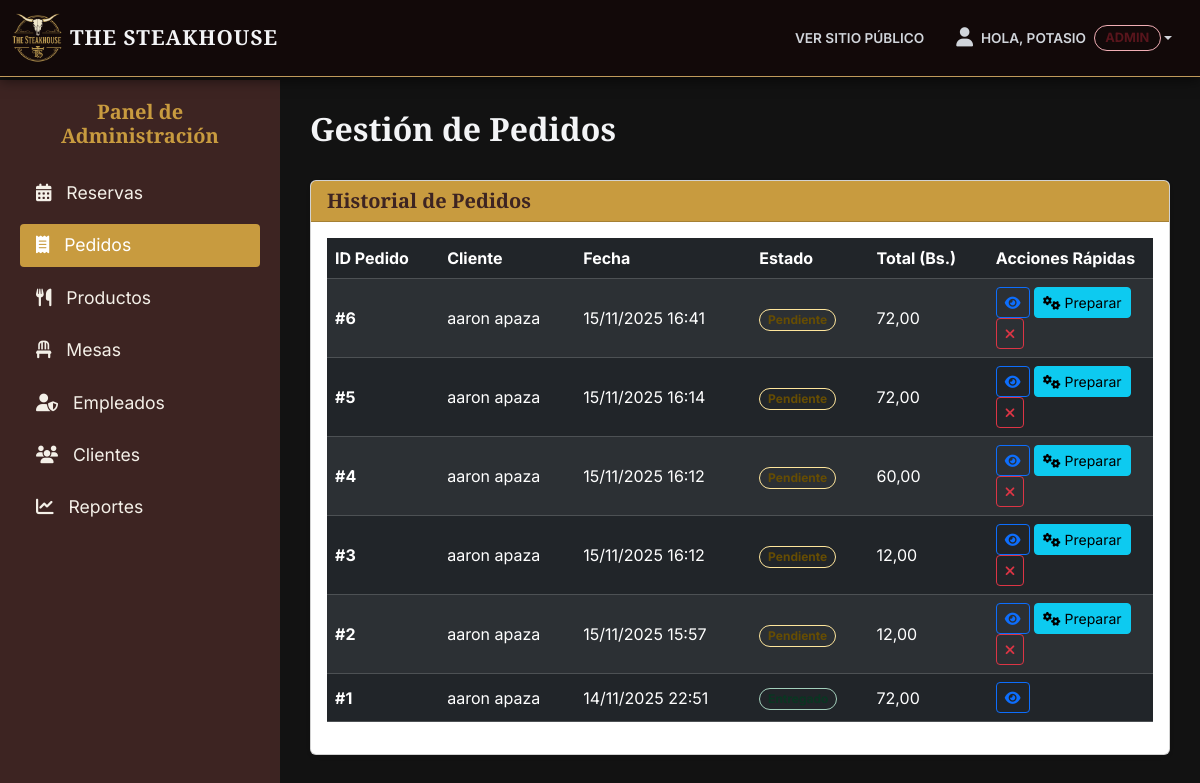
/panel/pedidos/ (signed in), run on an earlier commit of the app's database.
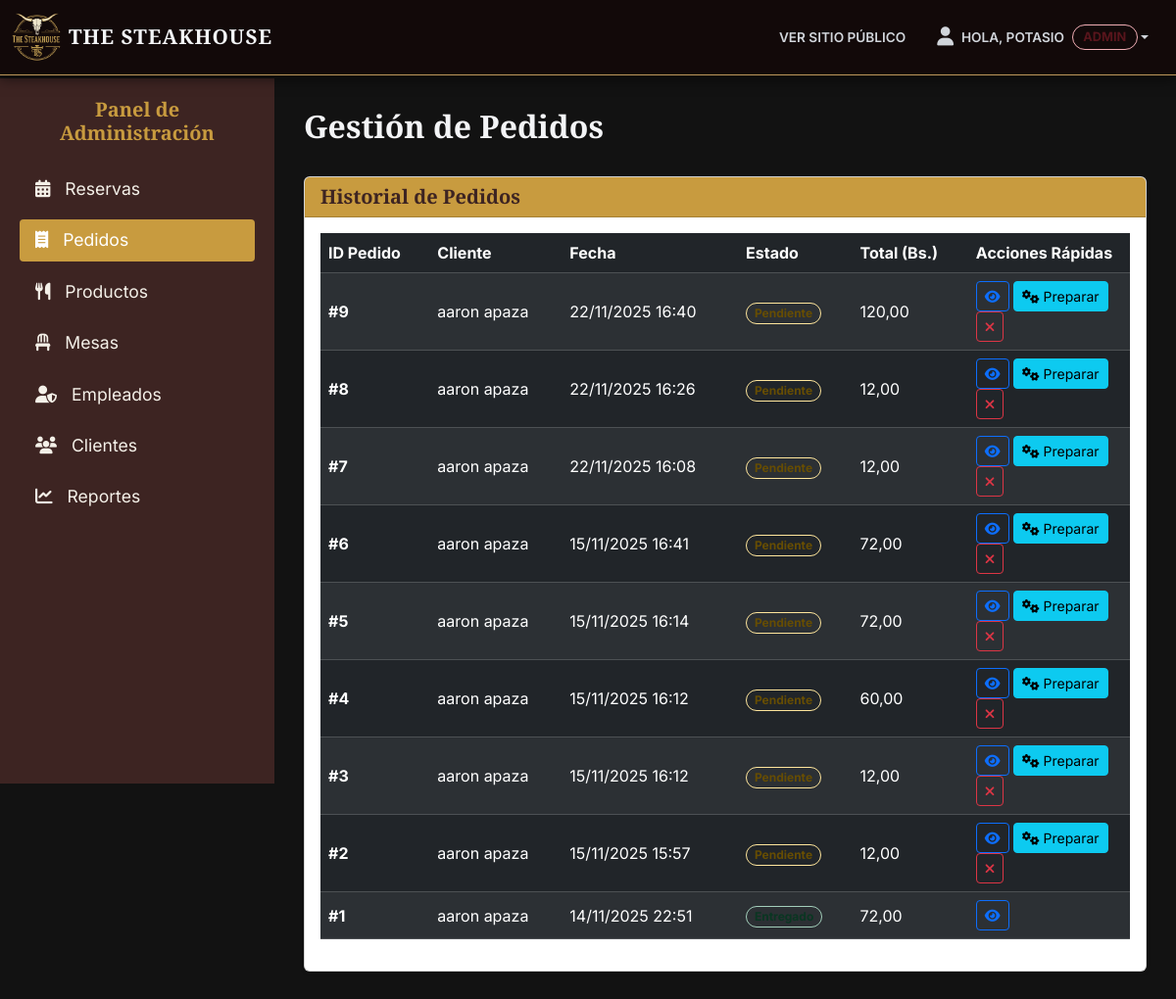
And on a later commit of the database.
### pedidos/models.py (models this page shows, shortened)
class Pedido(models.Model):
    ESTADO_PEDIDO_CHOICES = (
        ('PENDIENTE', 'Pendiente'),
        ('EN_PREPARACION', 'En Preparación'),
        ('LISTO', 'Listo para Servir'),
        ('ENTREGADO', 'Entregado'),
        ('CANCELADO', 'Cancelado'),
    )
    usuario = models.ForeignKey(settings.AUTH_USER_MODEL, on_delete=models.SET_NULL, null=True, blank=True, related_name="pedidos")
    cliente = models.ForeignKey(Cliente, on_delete=models.SET_NULL, null=True, blank=True)
    mesa = models.ForeignKey(Mesa, on_delete=models.SET_NULL, null=True, blank=True)
    fecha_pedido = models.DateTimeField(auto_now_add=True)
    estado_pedido = models.CharField(max_length=20, choices=ESTADO_PEDIDO_CHOICES, default='PENDIENTE')
    total = models.DecimalField(max_digits=10, decimal_places=2, default=0.00)

### clientes/models.py (models this page shows, shortened)
class Cliente(models.Model):
    usuario = models.OneToOneField(User, on_delete=models.CASCADE, related_name="cliente")
    nombre = models.CharField(max_length=100)
    apellido = models.CharField(max_length=100)
    email = models.EmailField(unique=True)
    telefono = models.CharField(max_length=20, blank=True, null=True)
    fecha_registro = models.DateTimeField(auto_now_add=True)
    foto_perfil = models.ImageField(upload_to='perfiles/', null=True, blank=True)

### dashboard/views.py (the view)
# urls.py: path('pedidos/', views.pedido_list, name='dashboard_pedidos'),
@staff_requerido # <-- CAMBIO
def pedido_list(request):
    pedidos = Pedido.objects.all().order_by('-fecha_pedido')
    context = {
        'pedidos': pedidos
    }
    return render(request, 'dashboard/pedido_list.html', context)

### dashboard/views.py (called while the page is built)
def staff_requerido(function):
    return user_passes_test(
        lambda u: u.is_authenticated and u.is_staff,
        login_url='login',
        redirect_field_name=None
    )(function)

### templates/dashboard/pedido_list.html (shortened to what this page needs)
{% extends 'dashboard/base_dashboard.html' %}
{% block content %}
<div class="d-flex justify-content-between align-items-center mb-4">
    <h1 class="fs-2">Gestión de Pedidos</h1>
</div>
<div class="card shadow-sm card-dark">
    <div class="card-header card-header-gold">
        <h5 class="mb-0">Historial de Pedidos</h5>
    </div>
    <div class="card-body">
        <div class="table-responsive">
            <table class="table table-dark table-striped table-hover align-middle">
                <thead>
                    <tr>
                        <th scope="col">ID Pedido</th>
                        <th scope="col">Cliente</th>
                        <th scope="col">Fecha</th>
                        <th scope="col">Estado</th>
                        <th scope="col">Total (Bs.)</th>
                        <th scope="col" style="width: 20%;">Acciones Rápidas</th>
                    </tr>
                </thead>
                <tbody>
                    {% for p in pedidos %}
                    <tr>
                        <td><strong>#{{ p.id }}</strong></td>
                        <td>
                            {% if p.cliente %}
                                {{ p.cliente.nombre }} {{ p.cliente.apellido }}
                            {% else %}
                                {{ p.usuario.username }} (Admin)
                            {% endif %}
                        </td>
                        <td>{{ p.fecha_pedido|date:"d/m/Y H:i" }}</td>
                        <td>
                            {% if p.estado_pedido == 'PENDIENTE' %}
                                <span class="badge bg-warning-emphasis text-warning-emphasis border border-warning-subtle rounded-pill">{{ p.get_estado_pedido_display }}</span>
                            {% elif p.estado_pedido == 'EN_PREPARACION' %}
                                <span class="badge bg-info-emphasis text-info-emphasis border border-info-subtle rounded-pill">{{ p.get_estado_pedido_display }}</span>
                            {% elif p.estado_pedido == 'LISTO' %}
                                <span class="badge bg-primary-emphasis text-primary-emphasis border border-primary-subtle rounded-pill">{{ p.get_estado_pedido_display }}</span>
                            {% elif p.estado_pedido == 'ENTREGADO' %}
                                <span class="badge bg-success-emphasis text-success-emphasis border border-success-subtle rounded-pill">{{ p.get_estado_pedido_display }}</span>
                            {% elif p.estado_pedido == 'CANCELADO' %}
                                <span class="badge bg-danger-emphasis text-danger-emphasis border border-danger-subtle rounded-pill">{{ p.get_estado_pedido_display }}</span>
                            {% endif %}
                        </td>
                        <td>{{ p.total|floatformat:2 }}</td>
                        <td>
                            <a href="{% url 'pedido_detail' p.pk %}" class="btn btn-sm btn-outline-primary" title="Ver Detalle">
                                <i class="fa fa-eye"></i>
                            </a>
                            {% if p.estado_pedido == 'PENDIENTE' %}
                                <form action="{% url 'pedido_detail' p.pk %}" method="POST" class="d-inline">
                                    <button type="submit" class="btn btn-sm btn-info" title="Marcar como 'En Preparación'">
                                        <i class="fa fa-cogs"></i> Preparar
                                    </button>
                                </form>
                            {% endif %}
                            {% if p.estado_pedido != 'ENTREGADO' and p.estado_pedido != 'CANCELADO' %}
                                <form action="{% url 'pedido_detail' p.pk %}" method="POST" class="d-inline">
                                    <button type="submit" class="btn btn-sm btn-outline-danger" title="Cancelar Pedido">
                                        <i class="fa fa-times"></i>
                                    </button>
                                </form>
                            {% endif %}
                        </td>
                    </tr>
                    {% empty %}
                    <tr>
                        <td colspan="6" class="text-center">No hay pedidos registrados todavía.</td>
                    </tr>
                    {% endfor %}
                </tbody>
            </table>
        </div>
    </div>
</div>
{% endblock %}

### templates/dashboard/base_dashboard.html (shortened to what this page needs)
{% load static %}
<!DOCTYPE html>
<html lang="es">
<head>
    <link href="https://cdn.jsdelivr.net/npm/bootstrap@5.3.3/dist/css/bootstrap.min.css" rel="stylesheet">
    <link rel="stylesheet" href="https://cdnjs.cloudflare.com/ajax/libs/font-awesome/6.5.2/css/all.min.css" />
    <link rel="stylesheet" href="{% static 'core/css/main.css' %}" />
</head>
<body class="site-container">
    <header id="main-header" class="fixed-top" style="z-index: 1030;">
        <nav class="navbar navbar-expand-lg">
            <div class="container-fluid">
                <a class="navbar-brand d-flex align-items-center" href="{% url 'home' %}">
                    <img src="{% static 'core/img/logo-steakhouse.png' %}" alt="Logo" width="50" height="50" class="d-inline-block align-text-top">
                    <span class="navbar-brand-text ms-2">THE STEAKHOUSE</span>
                </a>
                <div class="collapse navbar-collapse" id="mainNavbar">
                    <ul class="navbar-nav ms-auto mb-2 mb-lg-0 align-items-center">
                        <li class="nav-item">
                            <a class="nav-link" href="{% url 'home' %}">Ver Sitio Público</a>
                        </li>
                        {% if user.is_authenticated %}
                            <li class="nav-item dropdown">
                                <a class="nav-link dropdown-toggle d-flex align-items-center" href="#" role="button" data-bs-toggle="dropdown" aria-expanded="false">
                                    {% if user.cliente.foto_perfil %}
                                        <img src="{{ user.cliente.foto_perfil.url }}" alt="Foto de perfil" class="profile-pic-nav">
                                    {% else %}
                                        <i class="fa fa-user me-2" style="font-size: 1.2rem;"></i>
                                    {% endif %}
                                    Hola, {{ user.username }}
                                    {% with user.groups.first as group %}
                                        {% if user.is_superuser %}
                                            <span class="badge-rol badge bg-danger-emphasis text-danger-emphasis border border-danger-subtle rounded-pill ms-2">Admin</span>
                                        {% elif group.name == 'Cajero' %}
                                            <span class="badge-rol badge bg-info-emphasis text-info-emphasis border border-info-subtle rounded-pill ms-2">Cajero</span>
                                        {% elif group.name == 'Mesero' %}
                                            <span class="badge-rol badge bg-warning-emphasis text-warning-emphasis border border-warning-subtle rounded-pill ms-2">Mesero</span>
                                        {% elif user.is_staff %}
                                            <span class="badge-rol badge bg-secondary-emphasis text-secondary-emphasis border border-secondary-subtle rounded-pill ms-2">Staff</span>
                                        {% endif %}
                                    {% endwith %}
                                </a>
                            </li>
                        {% endif %}
                    </ul>
                </div>
            </div>
        </nav>
    </header>
    <div class="d-flex">
        <div class="sidebar d-flex flex-column">
            <h3 class="fs-5 text-center mb-4" style="font-family: 'Playfair Display', serif; color: #c89b3f;">
                Panel de Administración
            </h3>
            <ul class="nav flex-column mb-auto">
                {% if user.is_staff %}
                <li class="nav-item">
                    <a class="nav-link {% if 'reserva' in request.resolver_match.url_name %}active{% endif %}" href="{% url 'dashboard_reservas' %}">
                        <i class="fa fa-calendar-alt"></i> Reservas
                    </a>
                </li>
                <li class="nav-item">
                    <a class="nav-link {% if 'pedido' in request.resolver_match.url_name %}active{% endif %}" href="{% url 'dashboard_pedidos' %}">
                        <i class="fa fa-receipt"></i> Pedidos
                    </a>
                </li>
                {% endif %}
                {% if user.is_superuser %}
                <li class="nav-item">
                    <a class="nav-link {% if 'producto' in request.resolver_match.url_name %}active{% endif %}" href="{% url 'dashboard_productos' %}">
                        <i class="fa fa-utensils"></i> Productos
                    </a>
                </li>
                <li class="nav-item">
                    <a class="nav-link {% if 'mesa' in request.resolver_match.url_name %}active{% endif %}" href="{% url 'dashboard_mesas' %}">
                        <i class="fa fa-chair"></i> Mesas
                    </a>
                </li>
                <li class="nav-item">
                    <a class="nav-link {% if 'empleado' in request.resolver_match.url_name %}active{% endif %}" href="{% url 'dashboard_empleados' %}">
                        <i class="fa fa-user-shield"></i> Empleados
                    </a>
                </li>
                <li class="nav-item">
                    <a class="nav-link {% if 'cliente' in request.resolver_match.url_name %}active{% endif %}" href="{% url 'dashboard_clientes' %}">
                        <i class="fa fa-users"></i> Clientes
                    </a>
                </li>
                <li class="nav-item">
                    <a class="nav-link {% if 'reporte' in request.resolver_match.url_name %}active{% endif %}" href="{% url 'dashboard_reportes' %}">
                        <i class="fa fa-chart-line"></i> Reportes
                    </a>
                </li>
                {% endif %}
            </ul>
            </div>
        <main class="content">
            {% block content %}{% endblock %}
        </main>
    </div>
</body>
</html>

### core/static/core/css/main.css (style rules this page uses)
body { background-color: #121212; font-family: 'Inter', sans-serif; color: #f3f4f6; min-height: 100vh; position: relative; overflow-x: hidden; }
.font-serif-display, .section-title, .navbar-brand-text, .title-gold, h1, h2, h3, h4, h5 { font-family: 'Playfair Display', serif; font-weight: 700; }
#main-header .navbar { background-color: rgba(20, 10, 10, 0.95); backdrop-filter: blur(8px); border-bottom: 1px solid #c09a5b; box-shadow: 0 4px 12px rgba(0,0,0,0.5); z-index: 1030; }
#main-header .navbar-brand-text { font-size: 1.3rem; color: #f3f4f6; letter-spacing: 1px; }
#main-header .nav-link { color: #d1d5db; font-weight: 600; text-transform: uppercase; font-size: 0.85rem; padding: 0.5rem 1rem; transition: color 0.3s ease; }

### templates/dashboard/base_dashboard.html (style rules this page uses)
:root { --header-height: 80px; }
body { padding-top: var(--header-height); }
.sidebar { position: fixed; top: var(--header-height); left: 0; width: 280px; height: calc(100vh - var(--header-height)); background-color: #3d2422; color: #f4f0e8; padding: 20px; overflow-y: auto; z-index: 1020; }
.sidebar .nav-link { color: #f4f0e8; font-size: 1.1rem; margin-bottom: 10px; padding: .5rem 1rem; border-radius: .25rem; }
.sidebar .nav-link:hover, .sidebar .nav-link.active { color: #ffffff; background-color: #c89b3f; }
.sidebar .nav-link .fa { margin-right: 10px; }
.content { margin-left: 280px; padding: 30px; width: calc(100% - 280px); }
.card-header-gold { background-color: #c89b3f; color: #3d2422; font-family: 'Playfair Display', serif; }
.badge-rol { font-size: 0.8rem; padding: 0.4em 0.8em; vertical-align: middle; }

What changed in the data, as far as the page shows it:
added Pedido: id "9", cliente.nombre "aaron", cliente.apellido "apaza", fecha_pedido "22/11/2025 16:40", estado_pedido "Pendiente", total "120,00", shows "Preparar"
added Pedido: id "8", cliente.nombre "aaron", cliente.apellido "apaza", fecha_pedido "22/11/2025 16:26", estado_pedido "Pendiente", total "12,00", shows "Preparar"
added Pedido: id "7", cliente.nombre "aaron", cliente.apellido "apaza", fecha_pedido "22/11/2025 16:08", estado_pedido "Pendiente", total "12,00", shows "Preparar"
